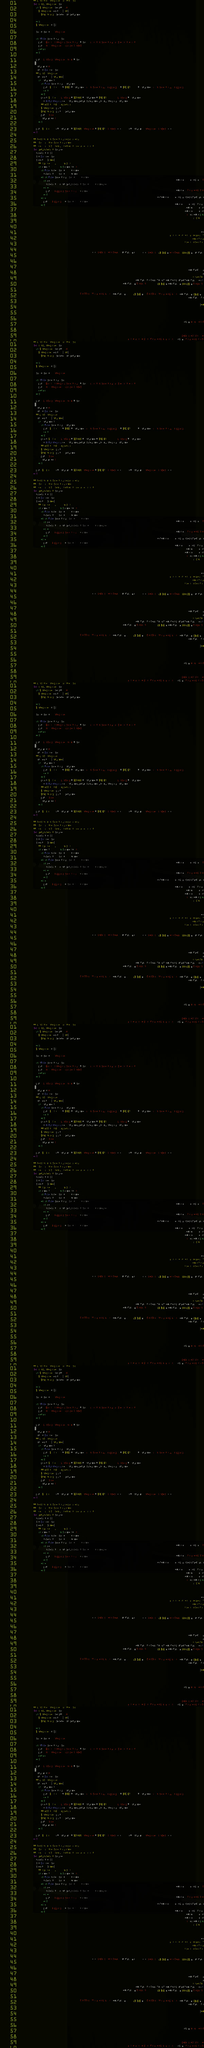

Rendered tile map (Tiled .tmx) drawn with the repository's tilesets; below, a short description and the map source with its tile grids summarised:
An orthogonal 6x60 tile map with 100x100 px tiles, 1 tile layer (background), 2 tilesets and 34 objects.

<map version="1.0" orientation="orthogonal" width="6" height="60" tilewidth="100" tileheight="100">
 <tileset firstgid="1" name="game_background" tilewidth="100" tileheight="100">
  <image source="images/game_background.jpg" width="673" height="1065" />
 </tileset>
 <tileset firstgid="61" name="sprite_map" tilewidth="100" tileheight="100">
  <image source="graphics/sprite_map.png" width="500" height="500" />
 </tileset>
 <layer name="background" width="6" height="60">
  <data>[360 cells, 360 non-empty, 60 distinct tile ids]</data>
 </layer>
 <objectgroup name="Object Layer 1" width="6" height="60">
  <object gid="66" x="72" y="5336" />
  <object gid="66" x="446" y="4980" />
  <object gid="64" x="58" y="4930" />
  <object gid="69" x="424" y="4454" />
  <object gid="68" x="196" y="4428" />
  <object gid="65" x="388" y="5488" />
  <object gid="68" x="460" y="3728" />
  <object gid="64" x="210" y="3932" />
  <object gid="65" x="90" y="3542" />
  <object gid="67" x="36" y="3318" />
  <object gid="66" x="462" y="3108" />
  <object gid="64" x="18" y="2868" />
  <object gid="65" x="110" y="2754" />
  <object gid="69" x="228" y="2662" />
  <object gid="71" x="346" y="2560" />
  <object gid="72" x="384" y="5172" />
  <object gid="69" x="382" y="1254" />
  <object gid="64" x="202" y="1012" />
  <object gid="65" x="90" y="818" />
  <object gid="69" x="256" y="666" />
  <object gid="64" x="444" y="494" />
  <object gid="68" x="242" y="864" />
  <object gid="66" x="30" y="654" />
  <object gid="72" x="34" y="4148" />
  <object gid="64" x="420" y="2290" />
  <object gid="64" x="154" y="2120" />
  <object gid="65" x="26" y="1906" />
  <object gid="65" x="240" y="1776" />
  <object gid="68" x="436" y="1628" />
  <object gid="66" x="32" y="1338" />
  <object gid="71" x="232" y="1424" />
  <object gid="64" x="378" y="358" />
  <object gid="64" x="264" y="250" />
  <object gid="70" x="78" y="142" />
 </objectgroup>
</map>